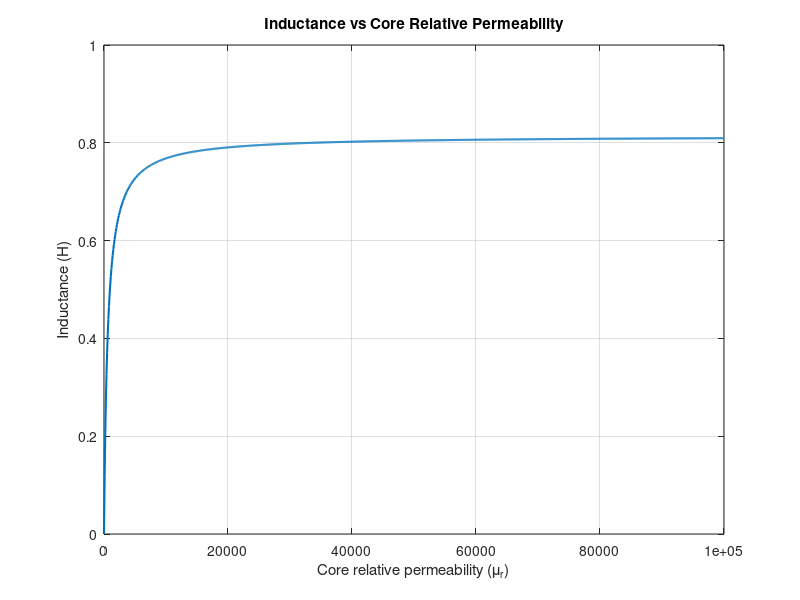

This figure's MATLAB source:

clc;
clear;
close all;

% Permeability of free space (H/m)
mu0 = 4*pi*1e-7;

% All dimensions are expressed in meters
Ac = 9e-4;       % Cross-sectional area of the core (m^2)
Ag = 9e-4;       % Cross-sectional area of the air gap (m^2)
g = 5e-4;        % Length of the air gap (m)
lc = 0.3;        % Mean length of the magnetic core (m)

N = 600;         % Number of turns of the coil

% Reluctance of the air gap
Rg = g/(mu0*Ag);

% Relative permeability of the core
mur = 1:100:100000;

% Reluctance of the magnetic core
Rc = lc./(mur*mu0*Ac);

% Total reluctance of the magnetic circuit
Rtot = Rg + Rc;

% Inductance of the inductor
L = N^2./Rtot;

% Plot inductance against relative permeability
plot(mur, L, 'LineWidth', 1.5);

grid on;
xlabel('Core relative permeability (\mu_r)');
ylabel('Inductance (H)');
title('Inductance vs Core Relative Permeability');
